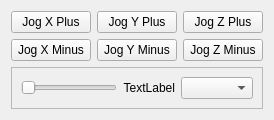
      <widget class="QWidget" name="tab_5">
       <attribute name="title">
        <string>Jogging</string>
       </attribute>
       <layout class="QGridLayout" name="gridLayout_7">
        <item row="0" column="1">
         <widget class="QPushButton" name="jog_plus_pb_1">
          <property name="text">
           <string>Jog Y Plus</string>
          </property>
         </widget>
        </item>
        <item row="1" column="0">
         <widget class="QPushButton" name="jog_minus_pb_0">
          <property name="text">
           <string>Jog X Minus</string>
          </property>
         </widget>
        </item>
        <item row="1" column="2">
         <widget class="QPushButton" name="jog_minus_pb_2">
          <property name="text">
           <string>Jog Z Minus</string>
          </property>
         </widget>
        </item>
        <item row="0" column="0">
         <widget class="QPushButton" name="jog_plus_pb_0">
          <property name="text">
           <string>Jog X Plus</string>
          </property>
         </widget>
        </item>
        <item row="1" column="1">
         <widget class="QPushButton" name="jog_minus_pb_1">
          <property name="text">
           <string>Jog Y Minus</string>
          </property>
         </widget>
        </item>
        <item row="0" column="2">
         <widget class="QPushButton" name="jog_plus_pb_2">
          <property name="text">
           <string>Jog Z Plus</string>
          </property>
         </widget>
        </item>
        <item row="2" column="0" colspan="3">
         <widget class="QFrame" name="frame">
          <property name="frameShape">
           <enum>QFrame::StyledPanel</enum>
          </property>
          <property name="frameShadow">
           <enum>QFrame::Raised</enum>
          </property>
          <layout class="QGridLayout" name="gridLayout_8">
           <item row="0" column="1">
            <widget class="QLabel" name="jog_vel_lb">
             <property name="text">
              <string>TextLabel</string>
             </property>
             <property name="alignment">
              <set>Qt::AlignRight|Qt::AlignTrailing|Qt::AlignVCenter</set>
             </property>
            </widget>
           </item>
           <item row="0" column="0">
            <widget class="QSlider" name="jog_vel_sl">
             <property name="orientation">
              <enum>Qt::Horizontal</enum>
             </property>
            </widget>
           </item>
           <item row="0" column="2">
            <widget class="QComboBox" name="jog_modes_cb"/>
           </item>
          </layout>
         </widget>
        </item>
       </layout>
      </widget>
